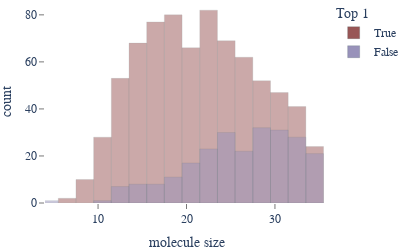
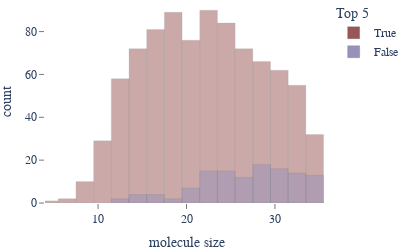
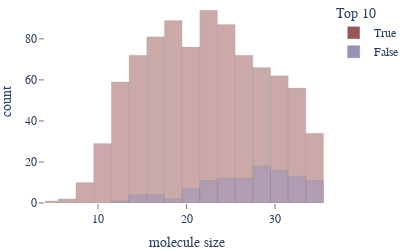
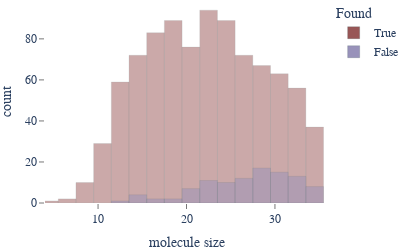

The notebook cell saved with these charts, in order:
### Code cell
def plot_distr_of_scores_when_correct_vs_not_correct(prop_to_plot, color_column, stat=None):
    stats = pd.read_csv("results_1000.csv")
    stats = stats[stats["best_score"] != 0]

    # bin mol sizes each 5
    # mol_size = stats["mol_size"]
    # rename 50 to Top 50
    stats = stats.rename(columns={"5": "Top 5", "10": "Top 10", "1": "Top 1"})
    # fig = px.histogram(stats, x="best_score", color="Top 50", nbins=50, histnorm="percent")
    # separate correct and incorrect

    # fig = px.histogram(stats, x="best_score", color="Top 5", nbins=25, barmode="overlay")
    # update colors to match the bar chart
    # update colors of the legend "Found"
    # custom_colors = {
    #     "True": "#8C96E9",  # Light purple/blue
    #     "False": "#FFA07A"  # Soft coral/pink
    # }

    fig = px.histogram(
        stats,
        x=prop_to_plot,
        color=color_column,
        nbins=30,
        barmode="overlay",
        histnorm=stat,
        color_discrete_map={
            True: "rgb(152, 86, 86)",  # Previously used for "ref. top 5"
            False: "rgb(152, 146, 186)",  # Previously used for "top 1"
        },
        # color_discrete_map=custom_colors,
    )
    # add side histograms with size di
    # color name
    xaxis_titles = {
            "best_score": "cosine similarity",
            "mol_size": "molecule size",
            "max_initial_population": "max initial population similarity",
            "molecular_complexity": "Bertz complexity"
        }
    fig.update_xaxes(
        title_text=xaxis_titles.get(prop_to_plot, prop_to_plot),
        showgrid=False,
        zeroline=False,
        showline=False,
        ticks="outside",
        tickwidth=1,
        tickcolor='rgb(120, 120, 120)',
        ticklen=5
    )
    # Configure y-axis
    fig.update_yaxes(
        title_text='count' if stat is None else stat,
        showgrid=False,
        gridwidth=1,
        gridcolor='rgba(173, 216, 230, 0.3)',
        zeroline=False,
        showline=False,
        ticks="outside",
        tickwidth=1,
        tickcolor='rgb(120, 120, 120)',
        ticklen=5
    )
    # x axis title
    if prop_to_plot == "best_score":
        xaxis_title = "cosine similarity"
    elif prop_to_plot == "mol_size":
        xaxis_title = "molecule size"
    elif prop_to_plot == "max_initial_population":
        xaxis_title = "max initial population similarity"
    elif prop_to_plot == "molecular_complexity":
        xaxis_title = "Bertz complexity"
        # log average
        logger.info(stats["molecular_complexity"].mean())
    fig.update_xaxes(title_text=xaxis_title)
    # cmu sans serif
    fig.update_layout(font_family="CMU Sans Serif")
    fig.update_traces(marker={"line": {"width": 0.2, "color": "DarkSlateGrey"}})
    fig.update_traces(opacity=1)
    # range 0.5 to 1
    if prop_to_plot == "best_score":
        fig.update_xaxes(range=[0.5, 1], tickvals=np.arange(0.6, 1.11, 0.1))
        fig.add_vline(x=1, line_dash="dot", annotation_text="perfect similarity", annotation_position="bottom right")
    # fig.update_xaxes(showline=True, linecolor="black", linewidth=0.4)
    if prop_to_plot == "mol_size":
        fig.update_xaxes(range=[4, 36])
    # perfect similarity line
    # rotate vlinae text
    fig.update_annotations(textangle=90)
    # white background
    fig.update_layout(plot_bgcolor="white")
    # width and height
    fig.update_layout(width=250 * 1.6180339887, height=250)
    # tight layout
    fig.update_layout(margin={"l": 0, "r": 0, "t": 0, "b": 0})
    fig.write_image(f"figures/correct_vs_not_correct_{prop_to_plot}_{color_column}.pdf", scale=5)
    fig.show()


plot_distr_of_scores_when_correct_vs_not_correct("mol_size", color_column="Top 1")
plot_distr_of_scores_when_correct_vs_not_correct("mol_size", color_column="Top 5")
plot_distr_of_scores_when_correct_vs_not_correct("mol_size", color_column="Top 10")
plot_distr_of_scores_when_correct_vs_not_correct("mol_size", color_column="Found")

plot_distr_of_scores_when_correct_vs_not_correct("molecular_complexity", color_column="Top 1")  # , stat="percent")
plot_distr_of_scores_when_correct_vs_not_correct("molecular_complexity", color_column="Top 5")  # , stat="percent")
plot_distr_of_scores_when_correct_vs_not_correct("molecular_complexity", color_column="Top 10")  # , stat="percent")
plot_distr_of_scores_when_correct_vs_not_correct("molecular_complexity", color_column="Found")  # , stat="percent")

plot_distr_of_scores_when_correct_vs_not_correct("best_score", color_column="Top 1")  # , stat="percent")
plot_distr_of_scores_when_correct_vs_not_correct("best_score", color_column="Top 5")  # , stat="percent")
plot_distr_of_scores_when_correct_vs_not_correct("best_score", color_column="Top 10")  # , stat="percent")
plot_distr_of_scores_when_correct_vs_not_correct("best_score", color_column="Found")  # , stat="percent")

plot_distr_of_scores_when_correct_vs_not_correct("max_initial_population", color_column="Top 1")  # ,stat="percent")
plot_distr_of_scores_when_correct_vs_not_correct("max_initial_population", color_column="Top 5")  # ,stat="percent")
plot_distr_of_scores_when_correct_vs_not_correct("max_initial_population", color_column="Top 10")  # ,stat="percent")
plot_distr_of_scores_when_correct_vs_not_correct("max_initial_population", color_column="Found")  # ,stat="percent")

### Figure 1 — Plotly figure (JSON) as saved in the notebook; plotly's stock layout.template omitted (floating-point values rounded to 4 significant figures; data arrays with more than 128 entries replaced by an {"elided": "..."} marker saying what was removed)
{"data": [{"alignmentgroup": "True", "bingroup": "x", "hovertemplate": "Top 1=True<br>mol_size=%{x}<br>count=%{y}<extra></extra>", "legendgroup": "True", "marker": {"color": "rgb(152, 86, 86)", "line": {"color": "DarkSlateGrey", "width": 0.2}, "opacity": 0.5, "pattern": {"shape": ""}}, "name": "True", "nbinsx": 30, "offsetgroup": "True", "opacity": 1, "orientation": "v", "showlegend": true, "type": "histogram", "x": {"elided": "761 int values"}, "xaxis": "x", "yaxis": "y"}, {"alignmentgroup": "True", "bingroup": "x", "hovertemplate": "Top 1=False<br>mol_size=%{x}<br>count=%{y}<extra></extra>", "legendgroup": "False", "marker": {"color": "rgb(152, 146, 186)", "line": {"color": "DarkSlateGrey", "width": 0.2}, "opacity": 0.5, "pattern": {"shape": ""}}, "name": "False", "nbinsx": 30, "offsetgroup": "False", "opacity": 1, "orientation": "v", "showlegend": true, "type": "histogram", "x": {"elided": "240 int values"}, "xaxis": "x", "yaxis": "y"}], "layout": {"barmode": "overlay", "font": {"family": "CMU Sans Serif"}, "height": 250, "legend": {"title": {"text": "Top 1"}, "tracegroupgap": 0}, "margin": {"b": 0, "l": 0, "r": 0, "t": 0}, "plot_bgcolor": "white", "width": 404.5, "xaxis": {"anchor": "y", "domain": [0, 1], "range": [4, 36], "showgrid": false, "showline": false, "tickcolor": "rgb(120, 120, 120)", "ticklen": 5, "ticks": "outside", "tickwidth": 1, "title": {"text": "molecule size"}, "zeroline": false}, "yaxis": {"anchor": "x", "domain": [0, 1], "gridcolor": "rgba(173, 216, 230, 0.3)", "gridwidth": 1, "showgrid": false, "showline": false, "tickcolor": "rgb(120, 120, 120)", "ticklen": 5, "ticks": "outside", "tickwidth": 1, "title": {"text": "count"}, "zeroline": false}}}

### Figure 2 — Plotly figure (JSON) as saved in the notebook; plotly's stock layout.template omitted (floating-point values rounded to 4 significant figures; data arrays with more than 128 entries replaced by an {"elided": "..."} marker saying what was removed)
{"data": [{"alignmentgroup": "True", "bingroup": "x", "hovertemplate": "Top 5=True<br>mol_size=%{x}<br>count=%{y}<extra></extra>", "legendgroup": "True", "marker": {"color": "rgb(152, 86, 86)", "line": {"color": "DarkSlateGrey", "width": 0.2}, "opacity": 0.5, "pattern": {"shape": ""}}, "name": "True", "nbinsx": 30, "offsetgroup": "True", "opacity": 1, "orientation": "v", "showlegend": true, "type": "histogram", "x": {"elided": "879 int values"}, "xaxis": "x", "yaxis": "y"}, {"alignmentgroup": "True", "bingroup": "x", "hovertemplate": "Top 5=False<br>mol_size=%{x}<br>count=%{y}<extra></extra>", "legendgroup": "False", "marker": {"color": "rgb(152, 146, 186)", "line": {"color": "DarkSlateGrey", "width": 0.2}, "opacity": 0.5, "pattern": {"shape": ""}}, "name": "False", "nbinsx": 30, "offsetgroup": "False", "opacity": 1, "orientation": "v", "showlegend": true, "type": "histogram", "x": [23, 28, 35, 12, 24, 30, 30, 24, 32, 35, 25, 24, 25, 15, 32, 31, 34, 34, 35, 17, 32, 32, 24, 34, 31, 33, 21, 29, 29, 23, 22, 28, 31, 27, 23, 23, 29, 20, 27, 31, 15, 22, 22, 30, 32, 29, 25, 33, 35, 32, 20, 35, 29, 34, 34, 33, 31, 27, 16, 29, 29, 23, 26, 34, 24, 28, 28, 31, 21, 31, 23, 32, 27, 28, 30, 27, 24, 29, 15, 22, 29, 21, 15, 33, 29, 12, 24, 32, 25, 34, 34, 30, 19, 25, 30, 26, 24, 22, 22, 23, 31, 20, 19, 27, 30, 33, 25, 29, 22, 26, 27, 17, 22, 16, 31, 26, 28, 26, 28, 32, 25, 21], "xaxis": "x", "yaxis": "y"}], "layout": {"barmode": "overlay", "font": {"family": "CMU Sans Serif"}, "height": 250, "legend": {"title": {"text": "Top 5"}, "tracegroupgap": 0}, "margin": {"b": 0, "l": 0, "r": 0, "t": 0}, "plot_bgcolor": "white", "width": 404.5, "xaxis": {"anchor": "y", "domain": [0, 1], "range": [4, 36], "showgrid": false, "showline": false, "tickcolor": "rgb(120, 120, 120)", "ticklen": 5, "ticks": "outside", "tickwidth": 1, "title": {"text": "molecule size"}, "zeroline": false}, "yaxis": {"anchor": "x", "domain": [0, 1], "gridcolor": "rgba(173, 216, 230, 0.3)", "gridwidth": 1, "showgrid": false, "showline": false, "tickcolor": "rgb(120, 120, 120)", "ticklen": 5, "ticks": "outside", "tickwidth": 1, "title": {"text": "count"}, "zeroline": false}}}

### Figure 3 — Plotly figure (JSON) as saved in the notebook; plotly's stock layout.template omitted (floating-point values rounded to 4 significant figures; data arrays with more than 128 entries replaced by an {"elided": "..."} marker saying what was removed)
{"data": [{"alignmentgroup": "True", "bingroup": "x", "hovertemplate": "Top 10=True<br>mol_size=%{x}<br>count=%{y}<extra></extra>", "legendgroup": "True", "marker": {"color": "rgb(152, 86, 86)", "line": {"color": "DarkSlateGrey", "width": 0.2}, "opacity": 0.5, "pattern": {"shape": ""}}, "name": "True", "nbinsx": 30, "offsetgroup": "True", "opacity": 1, "orientation": "v", "showlegend": true, "type": "histogram", "x": {"elided": "890 int values"}, "xaxis": "x", "yaxis": "y"}, {"alignmentgroup": "True", "bingroup": "x", "hovertemplate": "Top 10=False<br>mol_size=%{x}<br>count=%{y}<extra></extra>", "legendgroup": "False", "marker": {"color": "rgb(152, 146, 186)", "line": {"color": "DarkSlateGrey", "width": 0.2}, "opacity": 0.5, "pattern": {"shape": ""}}, "name": "False", "nbinsx": 30, "offsetgroup": "False", "opacity": 1, "orientation": "v", "showlegend": true, "type": "histogram", "x": [28, 35, 24, 30, 30, 24, 32, 35, 24, 15, 32, 31, 34, 35, 17, 32, 24, 34, 31, 33, 21, 29, 29, 23, 22, 28, 31, 27, 23, 23, 29, 20, 27, 31, 15, 22, 30, 32, 29, 25, 33, 35, 32, 20, 35, 29, 34, 33, 31, 27, 16, 29, 29, 23, 26, 34, 24, 28, 28, 31, 21, 31, 23, 32, 27, 28, 30, 27, 24, 29, 15, 29, 21, 15, 33, 29, 12, 32, 25, 34, 34, 30, 19, 25, 30, 26, 24, 22, 23, 31, 20, 19, 27, 30, 33, 25, 29, 22, 26, 27, 17, 22, 16, 31, 26, 28, 26, 28, 32, 25, 21], "xaxis": "x", "yaxis": "y"}], "layout": {"barmode": "overlay", "font": {"family": "CMU Sans Serif"}, "height": 250, "legend": {"title": {"text": "Top 10"}, "tracegroupgap": 0}, "margin": {"b": 0, "l": 0, "r": 0, "t": 0}, "plot_bgcolor": "white", "width": 404.5, "xaxis": {"anchor": "y", "domain": [0, 1], "range": [4, 36], "showgrid": false, "showline": false, "tickcolor": "rgb(120, 120, 120)", "ticklen": 5, "ticks": "outside", "tickwidth": 1, "title": {"text": "molecule size"}, "zeroline": false}, "yaxis": {"anchor": "x", "domain": [0, 1], "gridcolor": "rgba(173, 216, 230, 0.3)", "gridwidth": 1, "showgrid": false, "showline": false, "tickcolor": "rgb(120, 120, 120)", "ticklen": 5, "ticks": "outside", "tickwidth": 1, "title": {"text": "count"}, "zeroline": false}}}

### Figure 4 — Plotly figure (JSON) as saved in the notebook; plotly's stock layout.template omitted (floating-point values rounded to 4 significant figures; data arrays with more than 128 entries replaced by an {"elided": "..."} marker saying what was removed)
{"data": [{"alignmentgroup": "True", "bingroup": "x", "hovertemplate": "Found=True<br>mol_size=%{x}<br>count=%{y}<extra></extra>", "legendgroup": "True", "marker": {"color": "rgb(152, 86, 86)", "line": {"color": "DarkSlateGrey", "width": 0.2}, "opacity": 0.5, "pattern": {"shape": ""}}, "name": "True", "nbinsx": 30, "offsetgroup": "True", "opacity": 1, "orientation": "v", "showlegend": true, "type": "histogram", "x": {"elided": "899 int values"}, "xaxis": "x", "yaxis": "y"}, {"alignmentgroup": "True", "bingroup": "x", "hovertemplate": "Found=False<br>mol_size=%{x}<br>count=%{y}<extra></extra>", "legendgroup": "False", "marker": {"color": "rgb(152, 146, 186)", "line": {"color": "DarkSlateGrey", "width": 0.2}, "opacity": 0.5, "pattern": {"shape": ""}}, "name": "False", "nbinsx": 30, "offsetgroup": "False", "opacity": 1, "orientation": "v", "showlegend": true, "type": "histogram", "x": [28, 24, 30, 30, 24, 32, 35, 15, 32, 31, 34, 35, 17, 32, 24, 34, 31, 33, 21, 29, 29, 23, 22, 28, 31, 27, 23, 23, 29, 20, 27, 31, 15, 22, 30, 32, 29, 25, 33, 35, 32, 20, 29, 33, 31, 27, 29, 23, 26, 34, 28, 28, 31, 21, 31, 23, 32, 27, 28, 27, 24, 29, 15, 29, 21, 15, 33, 29, 12, 32, 25, 34, 34, 30, 19, 25, 30, 26, 24, 22, 23, 31, 20, 19, 27, 30, 33, 25, 29, 22, 26, 27, 17, 22, 31, 26, 28, 26, 28, 32, 25, 21], "xaxis": "x", "yaxis": "y"}], "layout": {"barmode": "overlay", "font": {"family": "CMU Sans Serif"}, "height": 250, "legend": {"title": {"text": "Found"}, "tracegroupgap": 0}, "margin": {"b": 0, "l": 0, "r": 0, "t": 0}, "plot_bgcolor": "white", "width": 404.5, "xaxis": {"anchor": "y", "domain": [0, 1], "range": [4, 36], "showgrid": false, "showline": false, "tickcolor": "rgb(120, 120, 120)", "ticklen": 5, "ticks": "outside", "tickwidth": 1, "title": {"text": "molecule size"}, "zeroline": false}, "yaxis": {"anchor": "x", "domain": [0, 1], "gridcolor": "rgba(173, 216, 230, 0.3)", "gridwidth": 1, "showgrid": false, "showline": false, "tickcolor": "rgb(120, 120, 120)", "ticklen": 5, "ticks": "outside", "tickwidth": 1, "title": {"text": "count"}, "zeroline": false}}}
